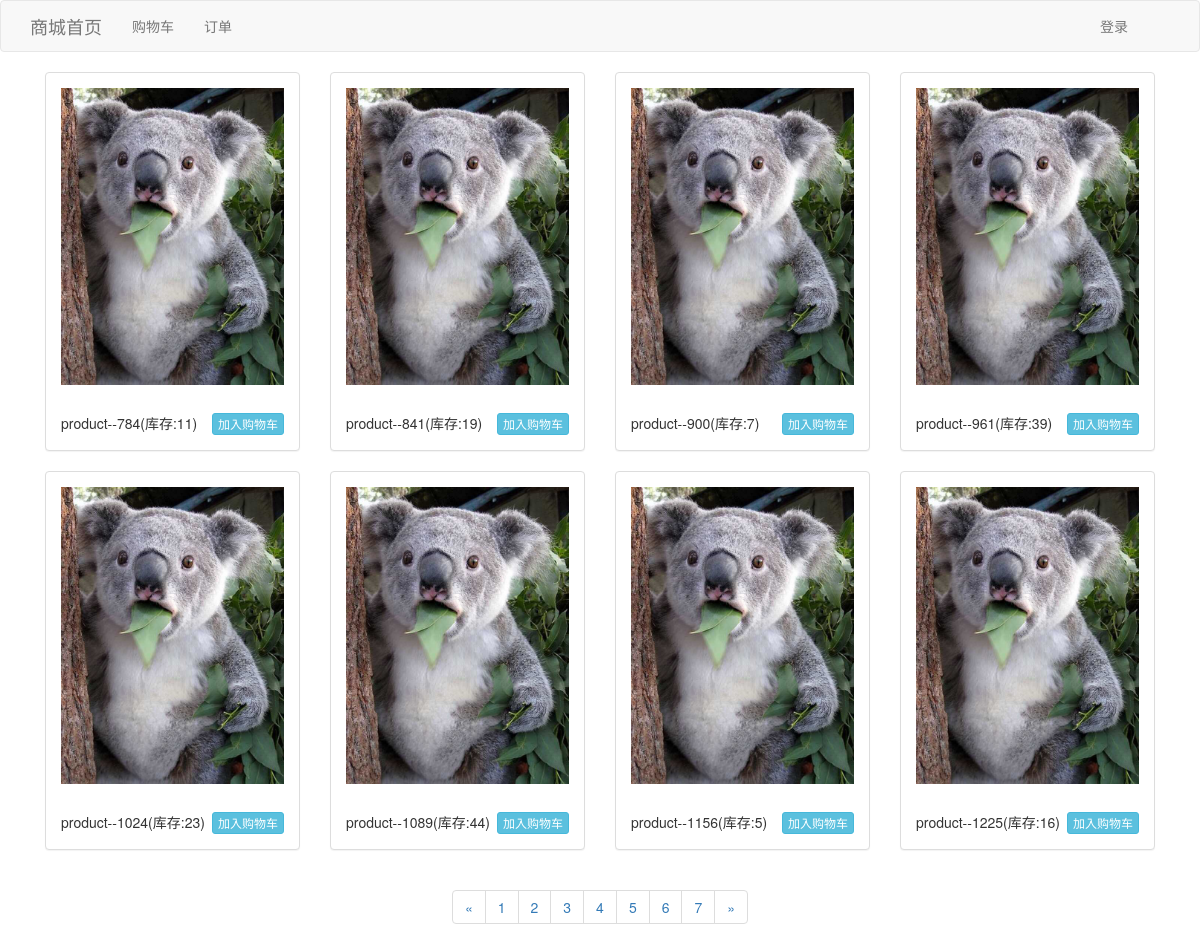
Page /index/?page=5 on the committed database.
### shop/models.py (models this page shows, shortened)
class Product(models.Model):
    pic = models.ImageField(upload_to="product_pic")
    describe = models.TextField()
    price = models.FloatField(default=0.0)
    count = models.IntegerField(default=0)

### shop/views.py (the view)
# urls.py: url(r'^index/', views.index, name='index'),
def index(request):
    products = Product.objects.all()
    paginator = Paginator(products, 8)
    page = request.GET.get('page', 1)
    currentPage = int(page)
    try:
        product_list = paginator.page(page)  # 获取当前页码的记录
    except PageNotAnInteger:
        product_list = paginator.page(1)
    except EmptyPage:
        product_list = paginator.page(paginator.num_pages)  # 如果用户输入的页数不在系统的页码列表中时,显示最后一页的内容
    return render(request, 'shop_list.html', {'products': products, 'product_list': product_list})

### shop/templates/shop_list.html (shortened to what this page needs)
<!DOCTYPE html>
<html>
	<head>
		<link rel="stylesheet" href="/static/css/bootstrap.css" />
	</head>
	<body>
		{% include 'base_nav.html' %}
		<div class="container">
			{% for product in product_list %}
			<div class="col-md-3 col-xs-12 col-sm-6">
				<div class="panel panel-default">
					<div class="panel-body">
						<img src="{{ product.pic.url }}" class="img-responsive" alt="Responsive image">
				 		<div style="padding-top:2em;">
					 		{{product.describe|slice:"20"}}(库存:{{ product.count }})
							{% if product.count > 0 %}
					 		<a href="/add_shopcar/{{ product.id }}" class="btn btn-info btn-xs" style="float:right;">加入购物车</a>
							{% endif %}
				 		</div>
					</div>
				</div>
			</div>
		{% endfor %}
			<nav aria-label="Page navigation" style="text-align: center;">
				<ul class="pagination">
					{% if product_list.has_previous %}
					<li>
					<a href="?page={{ product_list.previous_page_number }}" aria-label="Previous">
						<span aria-hidden="true">&laquo;</span>
					</a>
					</li>
					{% endif %}
					{% for num in product_list.paginator.page_range %}
						{% if num == currentPage %}
							<li class="item active"><a href="?page={{ num }}">{{ num }}</a></li>
						{% else %}
							<li class="item"><a href="?page={{ num }}">{{ num }}</a></li>
						{% endif %}
					{% endfor %}
					{% if product_list.has_next %}
					<li>
					<a href="?page={{ product_list.next_page_number }}" aria-label="Next">
						<span aria-hidden="true">&raquo;</span>
					</a>
					</li>
					{% endif %}
				</ul>
			</nav>
		</div>
	</body>
</html>

### rows in the picture
Product: pic (picture), describe "product--784", count "11"
Product: pic (picture), describe "product--841", count "19"
Product: pic (picture), describe "product--900", count "7"
Product: pic (picture), describe "product--961", count "39"
Product: pic (picture), describe "product--1024", count "23"
Product: pic (picture), describe "product--1089", count "44"
Product: pic (picture), describe "product--1156", count "5"
Product: pic (picture), describe "product--1225", count "16"

### other values in the picture
{{ num }} "1" "2" "3" "4" "5" "6" "7"
